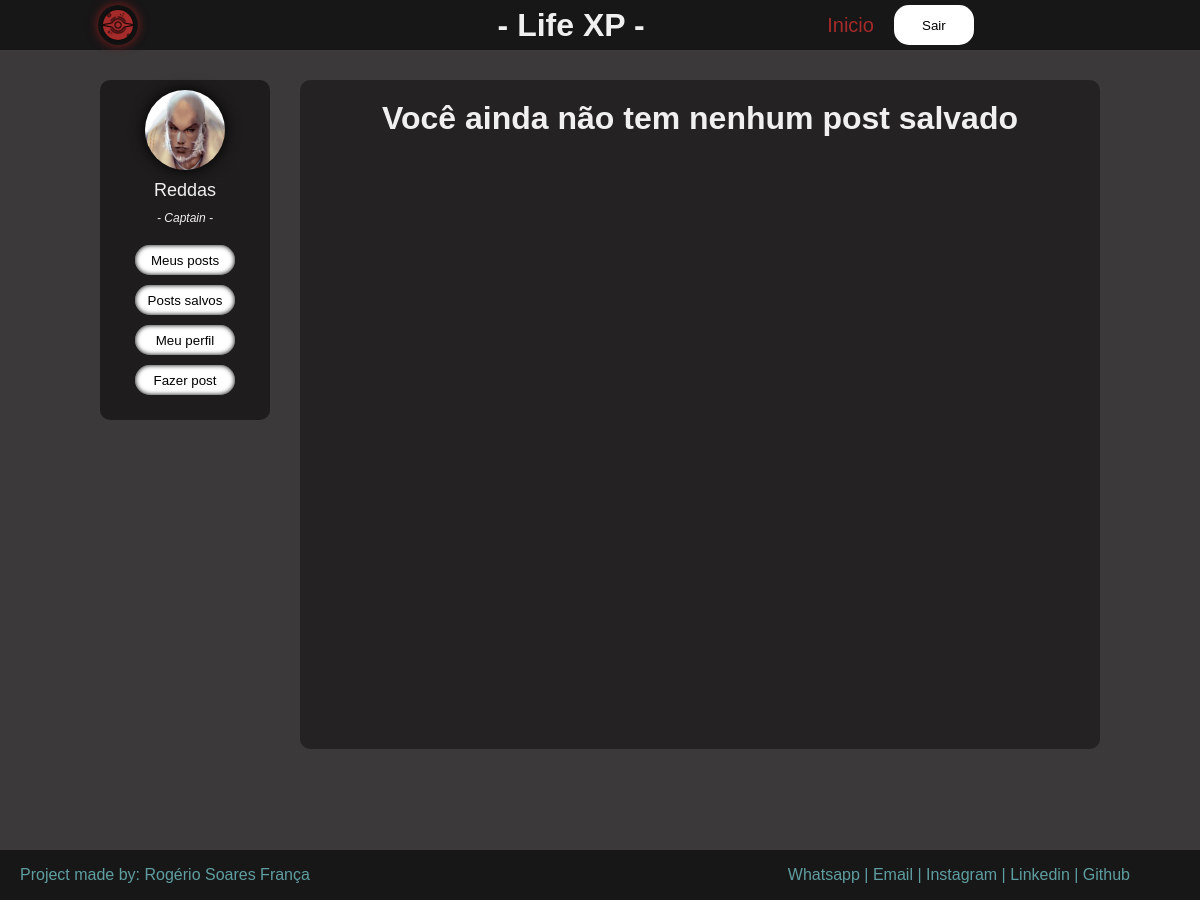
Page /saved_posts (signed in) on the committed database.
### tables this page shows
CREATE TABLE user (
	id INTEGER PRIMARY KEY AUTOINCREMENT UNIQUE, 
	name VARCHAR(30) NOT NULL, 
	nickname VARCHAR(15), 
	email VARCHAR(100) NOT NULL UNIQUE, 
	password VARCHAR(100) NOT NULL,
	identifier varchar(12) NOT NULL
, created_at DATETIME CURRENT_TIMESTAMP, image VARCHAR(15) default 'unknow');

### main.py (the view, shortened to what this page needs)
@app.route('/saved_posts')
@login_required
def saved_post():
    all_save_post = db_execute(f'SELECT post_id FROM save_post WHERE user_id = {current_user.id}', 'GET').fetchall()
    result = []
    return render_template('save_post.html', save_post=result, showname=showname)

### main.py (called while the page is built)
@login_manager.user_loader
def load_user(user_id):
    return User(db_execute(f'SELECT * FROM user WHERE id = {user_id};', 'GET').fetchone())

### project_utils.py (called while the page is built)
def db_execute(comando: str, get: str = None):
    with sqlite3.connect('instance/lifexp_DB.db') as db:
        if get == 'GET':
            data = db.execute(comando)
            return data
        db.execute('PRAGMA foreign_keys = ON;')
        db.execute(comando)
        db.commit()

### templates/save_post.html (shortened to what this page needs)
{% extends 'homepage.html' %}
{% block posts %}
{% if save_post == [] %}
    <H1 style="color: var(--text-current-theme)">Você ainda não tem nenhum post salvado</H1>
{% endif %}
{% endblock posts %}

### templates/homepage.html
{% extends 'madethings/base.html' %}
{% block content %}
<div class="home">
    <div id="user-content-info">
        <div id="user-profile-content">
            <div id="user-profile-img">
                <img id="profile-img" src="static/images/{{ current_user.image }}.jpg">
            </div>
            <div id="user-profile-name">
                <p style="color: var(--text-current-theme)" class="user-name"> {{ current_user.name }}</p>
                <p style="color: var(--text-current-theme)" class="user-codename"> - {{ current_user.nickname }} -</p>
            </div>
        </div>
        <div class="user-home-options">
            <a href="{{ url_for('myposts') }}"><button class="btn-my-post" type="button">Meus posts</button></a>
            <a href="{{ url_for('saved_post') }}"><button class="btn-my-post" type="button">Posts salvos</button></a>
            <a href="{{ url_for('profile', identifier=current_user.identifier) }}"><button class="btn-my-post" type="button">Meu perfil</button></a>
            <a href="{{ url_for('makepost') }}"><button class="btn-my-post" type="button">Fazer post</button></a>
        </div>
    </div>
    <div class="users-contents-posts">
    {% block posts %}
    {% endblock posts %}
    </div>
</div>
{% endblock content %}

### static/css/style.css (style rules this page uses)
* { padding: 0; margin: 0; border: 0; }
p { word-wrap: break-word; }
html { box-sizing: border-box; font-family: sans-serif; }
body { position: absolute; height: 100vh; width: 100vw; }
body { --dark-bg-color-1: rgb(60, 57, 59); --dark-bg-color-2: darkgray; --dark-bg-color-mix: linear-gradient(360deg, rgb(60, 57, 59), darkgray, rgb(60, 57, 59)); --dark-text-color: brown; --icon-color: brown; --background-op: rgba(0, 0, 0, 0.3); --text-current-theme: rgb(240, 240, 240); transition: all 300ms linear; background-color: var(--dark-bg-color-1); overflow-x: hidden; }
.home { width: 100%; position: relative; height: 100%; display: flex; flex-direction: row; gap: 30px; justify-content: center; }
#user-content-info { position: relative; width: 150px; height: 320px; display: flex; flex-direction: column; border-radius: 10px; padding: 10px; background-color: rgba(0, 0, 0, 0.5); }
#user-profile-content { position: relative; display: flex; flex-direction: column; align-items: center; gap: 10px; }
#user-profile-name { width: 100%; height: auto; display: flex; flex-direction: column; text-align: center; gap: 10px; }
#user-profile-name .user-name { font-size: 18px; }
.user-codename { font-style: italic; font-size: 12px; }
.user-home-options { width: 100%; height: auto; display: flex; flex-direction: column; gap: 10px; align-items: center; padding-top: 20px; }
.user-home-options button { width: 100px; height: 30px; border-radius: 15px; background-color: white; color: black; box-shadow: inset 0 0 5px black; cursor: pointer; }
#profile-img { width: 100%; height: 100%; border-radius: 50%; box-shadow: 0 0 15px black; }
.users-contents-posts { width: 800px; height: 85%; padding: 20px 0px; position: relative; background-color: rgba(0, 0, 0, 0.4); border-radius: 10px; overflow-x: hidden; text-align: center; display: flex; flex-direction: column; align-items: center; row-gap: 40px; overflow-y: auto; }
#user-profile-img { width: 80px; height: 80px; border-radius: 50px; }
img { box-shadow: 0 0 15px black; }

### rows in the picture
user: image (picture), name "Reddas", nickname "Captain"
